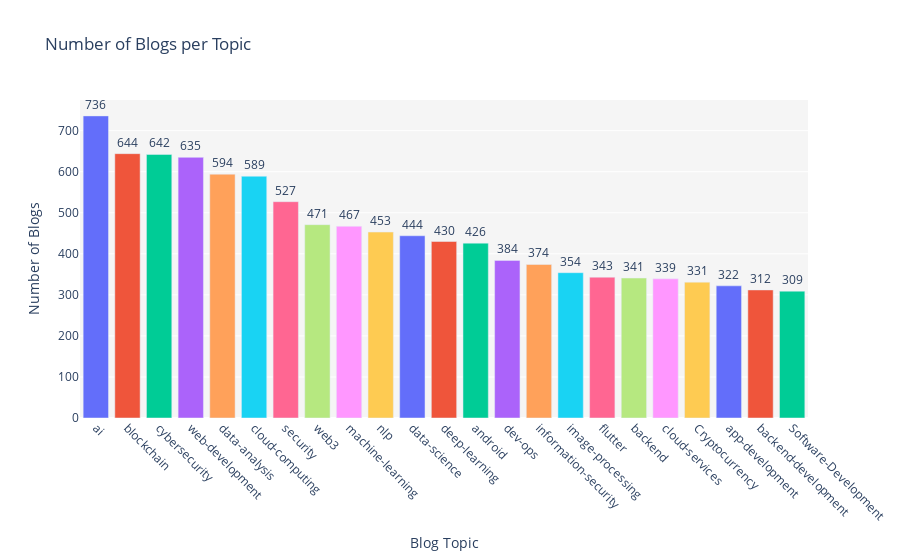

Notebook code cell kept with this figure:
### Code cell
import plotly.express as px
# Prepare topic counts
# Create box plot of ratings by topic
# Count of blogs per topic
topic_counts = blogs_df['topic'].value_counts()

#
topic_counts_df = topic_counts.reset_index()
topic_counts_df.columns = ['topic', 'count']

fig = px.bar(
    topic_counts_df,
    x='topic',
    y='count',
    title='Number of Blogs per Topic',
    labels={'topic': 'Blog Topic', 'count': 'Number of Blogs'},
    text='count',
    color='topic'
)

fig.update_traces(textposition='outside')
fig.update_layout(
    xaxis_tickangle=45,
    plot_bgcolor='rgba(245, 245, 245, 1)',
    showlegend=False
)

fig.show()

### Figure 1 — Plotly figure (JSON) as saved in the notebook; plotly's stock layout.template omitted (floating-point values rounded to 4 significant figures)
{"data": [{"hovertemplate": "Blog Topic=%{x}<br>Number of Blogs=%{text}<extra></extra>", "legendgroup": "ai", "marker": {"color": "#636efa", "pattern": {"shape": ""}}, "name": "ai", "orientation": "v", "showlegend": true, "text": [736.0], "textposition": "outside", "type": "bar", "x": ["ai"], "xaxis": "x", "y": [736], "yaxis": "y"}, {"hovertemplate": "Blog Topic=%{x}<br>Number of Blogs=%{text}<extra></extra>", "legendgroup": "blockchain", "marker": {"color": "#EF553B", "pattern": {"shape": ""}}, "name": "blockchain", "orientation": "v", "showlegend": true, "text": [644.0], "textposition": "outside", "type": "bar", "x": ["blockchain"], "xaxis": "x", "y": [644], "yaxis": "y"}, {"hovertemplate": "Blog Topic=%{x}<br>Number of Blogs=%{text}<extra></extra>", "legendgroup": "cybersecurity", "marker": {"color": "#00cc96", "pattern": {"shape": ""}}, "name": "cybersecurity", "orientation": "v", "showlegend": true, "text": [642.0], "textposition": "outside", "type": "bar", "x": ["cybersecurity"], "xaxis": "x", "y": [642], "yaxis": "y"}, {"hovertemplate": "Blog Topic=%{x}<br>Number of Blogs=%{text}<extra></extra>", "legendgroup": "web-development", "marker": {"color": "#ab63fa", "pattern": {"shape": ""}}, "name": "web-development", "orientation": "v", "showlegend": true, "text": [635.0], "textposition": "outside", "type": "bar", "x": ["web-development"], "xaxis": "x", "y": [635], "yaxis": "y"}, {"hovertemplate": "Blog Topic=%{x}<br>Number of Blogs=%{text}<extra></extra>", "legendgroup": "data-analysis", "marker": {"color": "#FFA15A", "pattern": {"shape": ""}}, "name": "data-analysis", "orientation": "v", "showlegend": true, "text": [594.0], "textposition": "outside", "type": "bar", "x": ["data-analysis"], "xaxis": "x", "y": [594], "yaxis": "y"}, {"hovertemplate": "Blog Topic=%{x}<br>Number of Blogs=%{text}<extra></extra>", "legendgroup": "cloud-computing", "marker": {"color": "#19d3f3", "pattern": {"shape": ""}}, "name": "cloud-computing", "orientation": "v", "showlegend": true, "text": [589.0], "textposition": "outside", "type": "bar", "x": ["cloud-computing"], "xaxis": "x", "y": [589], "yaxis": "y"}, {"hovertemplate": "Blog Topic=%{x}<br>Number of Blogs=%{text}<extra></extra>", "legendgroup": "security", "marker": {"color": "#FF6692", "pattern": {"shape": ""}}, "name": "security", "orientation": "v", "showlegend": true, "text": [527.0], "textposition": "outside", "type": "bar", "x": ["security"], "xaxis": "x", "y": [527], "yaxis": "y"}, {"hovertemplate": "Blog Topic=%{x}<br>Number of Blogs=%{text}<extra></extra>", "legendgroup": "web3", "marker": {"color": "#B6E880", "pattern": {"shape": ""}}, "name": "web3", "orientation": "v", "showlegend": true, "text": [471.0], "textposition": "outside", "type": "bar", "x": ["web3"], "xaxis": "x", "y": [471], "yaxis": "y"}, {"hovertemplate": "Blog Topic=%{x}<br>Number of Blogs=%{text}<extra></extra>", "legendgroup": "machine-learning", "marker": {"color": "#FF97FF", "pattern": {"shape": ""}}, "name": "machine-learning", "orientation": "v", "showlegend": true, "text": [467.0], "textposition": "outside", "type": "bar", "x": ["machine-learning"], "xaxis": "x", "y": [467], "yaxis": "y"}, {"hovertemplate": "Blog Topic=%{x}<br>Number of Blogs=%{text}<extra></extra>", "legendgroup": "nlp", "marker": {"color": "#FECB52", "pattern": {"shape": ""}}, "name": "nlp", "orientation": "v", "showlegend": true, "text": [453.0], "textposition": "outside", "type": "bar", "x": ["nlp"], "xaxis": "x", "y": [453], "yaxis": "y"}, {"hovertemplate": "Blog Topic=%{x}<br>Number of Blogs=%{text}<extra></extra>", "legendgroup": "data-science", "marker": {"color": "#636efa", "pattern": {"shape": ""}}, "name": "data-science", "orientation": "v", "showlegend": true, "text": [444.0], "textposition": "outside", "type": "bar", "x": ["data-science"], "xaxis": "x", "y": [444], "yaxis": "y"}, {"hovertemplate": "Blog Topic=%{x}<br>Number of Blogs=%{text}<extra></extra>", "legendgroup": "deep-learning", "marker": {"color": "#EF553B", "pattern": {"shape": ""}}, "name": "deep-learning", "orientation": "v", "showlegend": true, "text": [430.0], "textposition": "outside", "type": "bar", "x": ["deep-learning"], "xaxis": "x", "y": [430], "yaxis": "y"}, {"hovertemplate": "Blog Topic=%{x}<br>Number of Blogs=%{text}<extra></extra>", "legendgroup": "android", "marker": {"color": "#00cc96", "pattern": {"shape": ""}}, "name": "android", "orientation": "v", "showlegend": true, "text": [426.0], "textposition": "outside", "type": "bar", "x": ["android"], "xaxis": "x", "y": [426], "yaxis": "y"}, {"hovertemplate": "Blog Topic=%{x}<br>Number of Blogs=%{text}<extra></extra>", "legendgroup": "dev-ops", "marker": {"color": "#ab63fa", "pattern": {"shape": ""}}, "name": "dev-ops", "orientation": "v", "showlegend": true, "text": [384.0], "textposition": "outside", "type": "bar", "x": ["dev-ops"], "xaxis": "x", "y": [384], "yaxis": "y"}, {"hovertemplate": "Blog Topic=%{x}<br>Number of Blogs=%{text}<extra></extra>", "legendgroup": "information-security", "marker": {"color": "#FFA15A", "pattern": {"shape": ""}}, "name": "information-security", "orientation": "v", "showlegend": true, "text": [374.0], "textposition": "outside", "type": "bar", "x": ["information-security"], "xaxis": "x", "y": [374], "yaxis": "y"}, {"hovertemplate": "Blog Topic=%{x}<br>Number of Blogs=%{text}<extra></extra>", "legendgroup": "image-processing", "marker": {"color": "#19d3f3", "pattern": {"shape": ""}}, "name": "image-processing", "orientation": "v", "showlegend": true, "text": [354.0], "textposition": "outside", "type": "bar", "x": ["image-processing"], "xaxis": "x", "y": [354], "yaxis": "y"}, {"hovertemplate": "Blog Topic=%{x}<br>Number of Blogs=%{text}<extra></extra>", "legendgroup": "flutter", "marker": {"color": "#FF6692", "pattern": {"shape": ""}}, "name": "flutter", "orientation": "v", "showlegend": true, "text": [343.0], "textposition": "outside", "type": "bar", "x": ["flutter"], "xaxis": "x", "y": [343], "yaxis": "y"}, {"hovertemplate": "Blog Topic=%{x}<br>Number of Blogs=%{text}<extra></extra>", "legendgroup": "backend", "marker": {"color": "#B6E880", "pattern": {"shape": ""}}, "name": "backend", "orientation": "v", "showlegend": true, "text": [341.0], "textposition": "outside", "type": "bar", "x": ["backend"], "xaxis": "x", "y": [341], "yaxis": "y"}, {"hovertemplate": "Blog Topic=%{x}<br>Number of Blogs=%{text}<extra></extra>", "legendgroup": "cloud-services", "marker": {"color": "#FF97FF", "pattern": {"shape": ""}}, "name": "cloud-services", "orientation": "v", "showlegend": true, "text": [339.0], "textposition": "outside", "type": "bar", "x": ["cloud-services"], "xaxis": "x", "y": [339], "yaxis": "y"}, {"hovertemplate": "Blog Topic=%{x}<br>Number of Blogs=%{text}<extra></extra>", "legendgroup": "Cryptocurrency", "marker": {"color": "#FECB52", "pattern": {"shape": ""}}, "name": "Cryptocurrency", "orientation": "v", "showlegend": true, "text": [331.0], "textposition": "outside", "type": "bar", "x": ["Cryptocurrency"], "xaxis": "x", "y": [331], "yaxis": "y"}, {"hovertemplate": "Blog Topic=%{x}<br>Number of Blogs=%{text}<extra></extra>", "legendgroup": "app-development", "marker": {"color": "#636efa", "pattern": {"shape": ""}}, "name": "app-development", "orientation": "v", "showlegend": true, "text": [322.0], "textposition": "outside", "type": "bar", "x": ["app-development"], "xaxis": "x", "y": [322], "yaxis": "y"}, {"hovertemplate": "Blog Topic=%{x}<br>Number of Blogs=%{text}<extra></extra>", "legendgroup": "backend-development", "marker": {"color": "#EF553B", "pattern": {"shape": ""}}, "name": "backend-development", "orientation": "v", "showlegend": true, "text": [312.0], "textposition": "outside", "type": "bar", "x": ["backend-development"], "xaxis": "x", "y": [312], "yaxis": "y"}, {"hovertemplate": "Blog Topic=%{x}<br>Number of Blogs=%{text}<extra></extra>", "legendgroup": "Software-Development", "marker": {"color": "#00cc96", "pattern": {"shape": ""}}, "name": "Software-Development", "orientation": "v", "showlegend": true, "text": [309.0], "textposition": "outside", "type": "bar", "x": ["Software-Development"], "xaxis": "x", "y": [309], "yaxis": "y"}], "layout": {"barmode": "relative", "legend": {"title": {"text": "Blog Topic"}, "tracegroupgap": 0}, "plot_bgcolor": "rgba(245, 245, 245, 1)", "showlegend": false, "title": {"text": "Number of Blogs per Topic"}, "xaxis": {"anchor": "y", "categoryarray": ["ai", "blockchain", "cybersecurity", "web-development", "data-analysis", "cloud-computing", "security", "web3", "machine-learning", "nlp", "data-science", "deep-learning", "android", "dev-ops", "information-security", "image-processing", "flutter", "backend", "cloud-services", "Cryptocurrency", "app-development", "backend-development", "Software-Development"], "categoryorder": "array", "domain": [0, 1], "tickangle": 45, "title": {"text": "Blog Topic"}}, "yaxis": {"anchor": "x", "domain": [0, 1], "title": {"text": "Number of Blogs"}}}}
